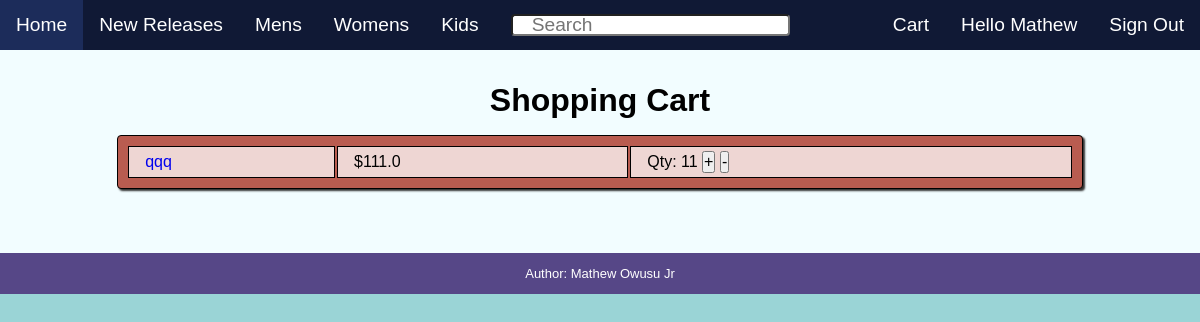
The page /cart (signed in) on the database as committed earlier.
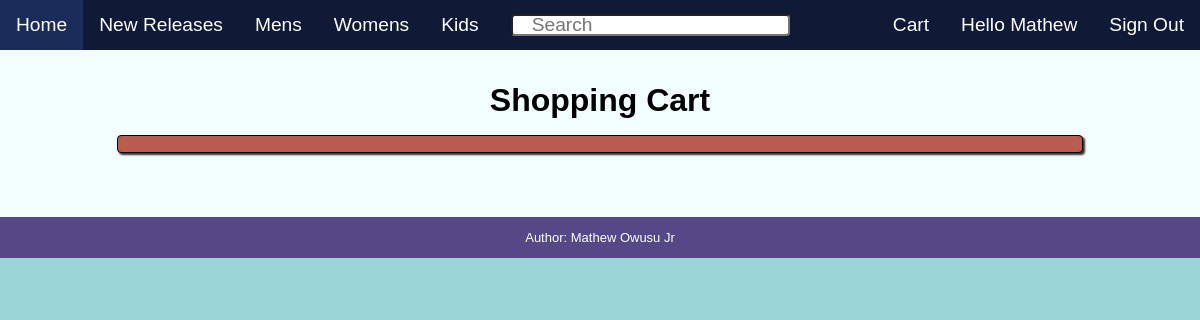
The same page on the database as committed later.
### website/models.py (models this page shows, shortened)
class Customer(db.Model, UserMixin):
    __tablename__ = 'customer'
    id = db.Column(db.Integer(), primary_key=True)
    firstname = db.Column(db.Text())
    lastname = db.Column(db.Text())
    email = db.Column(db.Text())
    username = db.Column(db.Text())
    password_hash = db.Column(db.Text())
    cart = db.relationship('Cart', back_populates="owner", uselist=False)

class ReservedShoe(db.Model):
    __tablename__ = 'reserved_shoe'
    id = db.Column(db.Integer(), primary_key=True)
    cartid = db.Column(db.Integer(), db.ForeignKey('cart.id'))
    cart = db.relationship('Cart', back_populates='shoes')
    shoe_id = db.Column(db.Integer(), db.ForeignKey('shoe.id'))
    reserved_shoe = db.relationship(
        "Shoe", backref="reserved_shoe", uselist=False)
    quantity = db.Column(db.Integer(), nullable=False)

class Shoe(db.Model):
    __tablename__ = 'shoe'
    id = db.Column(db.Integer(), primary_key=True)
    name = db.Column(db.String(length=30), nullable=False)
    brand = db.Column(db.String(length=30), nullable=False)
    audience = db.Column(db.String(length=30), nullable=False)
    price = db.Column(db.Float(), nullable=False)
    colors = db.relationship("Color", back_populates="shoe", lazy=True, cascade='all, delete, delete-orphan')

### website/views/cust_cart_views.py (the view)
@cust_cart_views.route('/cart', methods=['GET'])
def display_cart_page():
    cart = current_user.cart.shoes
    return render_template('cart.html', current_user=current_user, cart=cart)

### website/__init__.py (called while the page is built)
def create_app():
    app = Flask(__name__)
    app.config['SECRET_KEY'] = "yeet"
    app.config['SQLALCHEMY_DATABASE_URI'] = f'sqlite:///{DB_NAME}'
    db.init_app(app)
    create_database(app)
    login_manager = LoginManager()
    login_manager.login_view = 'acct_mgmt_views.display_login_page'
    login_manager.init_app(app)
    @login_manager.user_loader
    def load_user(id):
        return Customer.query.get(int(id))
    app.register_blueprint(acct_mgmt_views, url_prefix='/')
    app.register_blueprint(admin_catalog_views, url_prefix='/')
    app.register_blueprint(cust_cart_views, url_prefix='/')
    app.register_blueprint(cust_catalog_views, url_prefix='/')
    app.register_blueprint(home_view, url_prefix='/')
    return app

### website/views/cust_cart_views.py (called while the page is built)
@cust_cart_views.before_request
@login_required
def login_to_access():
    pass

### website/templates/cart.html (shortened to what this page needs)
{% extends 'base.html' %}
{% block body %}
    <h1>Shopping Cart</h1>
    <table>
        {% for shoe in cart%}
            <tr>
                <td>
                    <a href="{{url_for('cust_catalog_views.display_product', id=shoe.reserved_shoe.id)}}">
                        {{shoe.reserved_shoe.name}}
                    </a>
                </td>
                <td>${{shoe.reserved_shoe.price}}</td>
                <td>
                    Qty: {{shoe.quantity}}
                    <button onclick="modCartQty('{{url_for('cust_cart_views.quick_add', id=shoe.id)}}', 'POST')">
                        +
                    </button>
                    <button onclick="modCartQty('{{url_for('cust_cart_views.quick_add', id=shoe.id)}}', 'DELETE')">
                        -
                    </button>
                </td>
            </tr>
        {% endfor %}
    </table>
{% endblock %}

### website/templates/base.html (shortened to what this page needs)
<!DOCTYPE html>
<html lang="en">
<head>
    <link rel="stylesheet" href="{{ url_for('static', filename='style.css') }}">
</head>
<body>
    <div class="nav-bar">
        <ul>
            <li><a href="{{ url_for('home_view.home_page') }}">Home</a></li>
            <li><a href="{{ url_for('cust_catalog_views.releases_page') }}">New Releases</a></li>
            <li><a href="{{ url_for('cust_catalog_views.mens_releases_page') }}">Mens</a></li>
            <li><a href="{{ url_for('cust_catalog_views.womens_releases_page') }}">Womens</a></li>
            <li><a href="{{ url_for('cust_catalog_views.kids_releases_page') }}">Kids</a></li>
            <li>
                <a>
                    <form id="search" action="/releases/browse/" method="GET">
                        <input type="search" name="search" placeholder="Search">
                    </form>
                </a>
            </li>
            {% if current_user.is_authenticated %}
                <div style="float:right">
                    <li>
                        <a href="{{url_for('cust_cart_views.display_cart_page')}}">Cart</a>
                    </li>
                    <li>
                        <a href="{{ url_for( 'acct_mgmt_views.display_account_page', username=current_user.username ) }}">Hello {{current_user.firstname}}</a>
                    </li>
                    <li>
                        <a href="{{url_for('acct_mgmt_views.logout')}}"">Sign Out</a>
                    </li>
                </div>
            {% endif %}
        </ul>
    </div>
    <div class="content">
        {% block body %}{% endblock %}
    </div>
    <footer>
        <p>Author: Mathew Owusu Jr</p>
    </footer>
</body>
</html>

### website/static/style.css (style rules this page uses)
* { box-sizing: border-box; margin: 0; padding: 0; font-size: 100%; font-family: Verdana, Geneva, Tahoma, sans-serif; overflow: hidden; }
body { width: 100%; background-color: #9ad4d6; display: flex; flex-direction: column; align-items: center; }
ul { list-style-type: none; }
li { float: left; }
a { text-decoration: none; }
h1, h2 { font-size: xx-large; padding-bottom: 0.5em; }
table { background-color: #b95c50; border: 1px solid; border-radius: 0.25em; margin-left: 2em; margin-right: 2em; margin-bottom: 2em; padding: 0.5em; width: 85%; box-shadow: 2px 2px 2px rgb(49, 49, 49); }
input[type="search"] { box-sizing: border-box; border-radius: 0.2em; box-sizing: border-box; padding-left: 1em; padding-right: 0.5em; padding-top: 0.25em; padding-bottom: 0.25em; width: auto; height: 1.1em !important; }
.nav-bar { background-color: #101935; width: 100%; font-size: larger; }
.nav-bar li a { display: block; color: white; text-align: center; padding: 14px 16px; }
.content { background-color: #F2FDFF; width: 100%; display: flex; flex-direction: column; align-items: center; padding: 2em; }
footer { background-color: #564787; width: 100%; padding: 1em; padding-left: 5em; padding-right: 5em; color: white; text-align: center; font-size: small; }

Rows that differ between the two databases and show on the page:
removed ReservedShoe: reserved_shoe.name "qqq", reserved_shoe.price "111.0", quantity "11"
